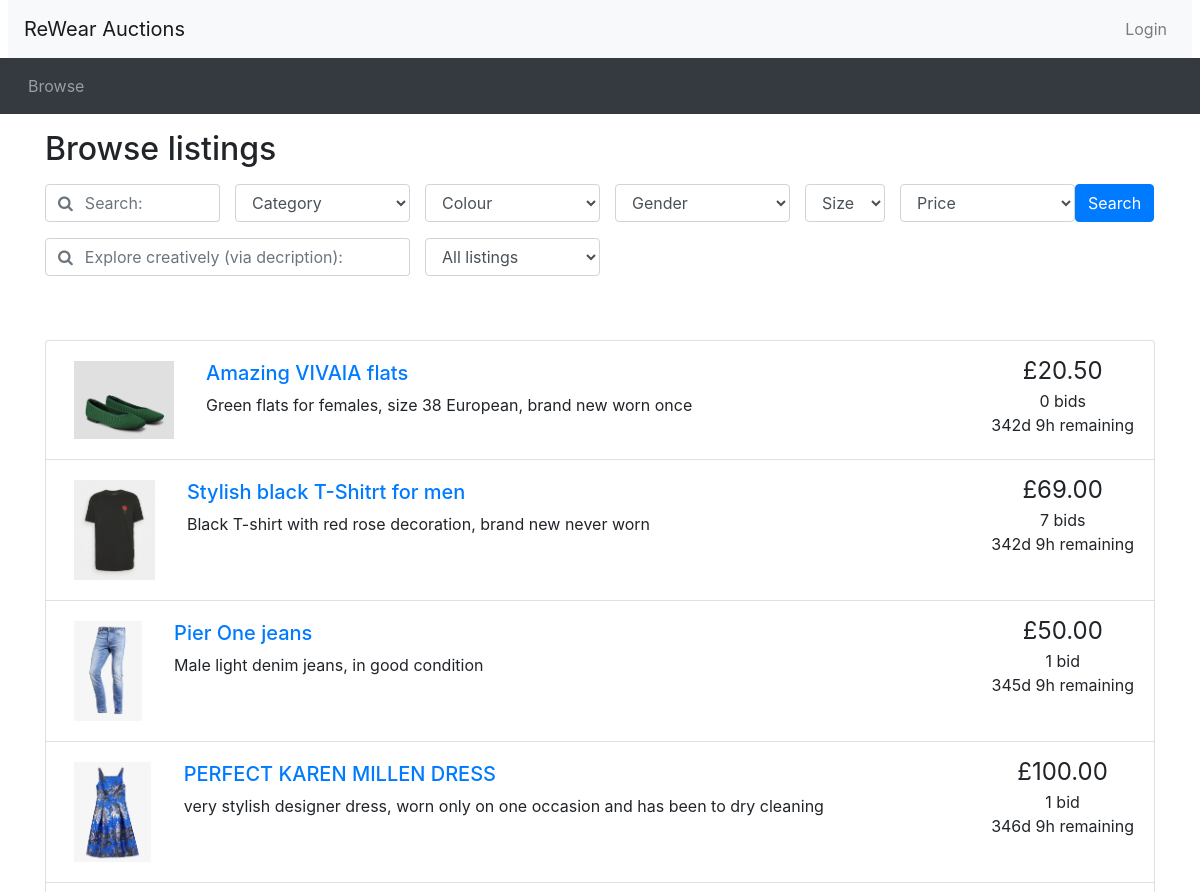
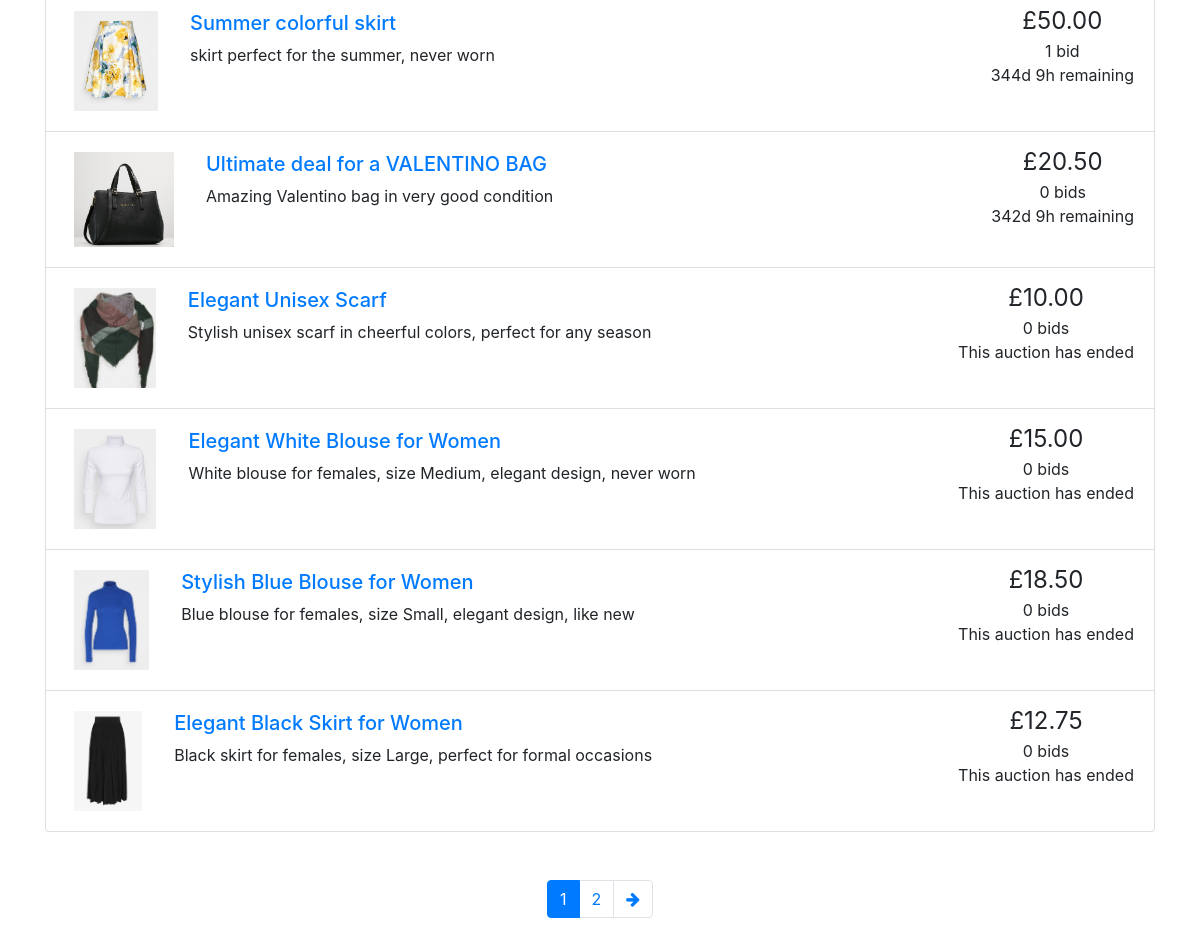
Screenshot of /browse.php with the database file from the repository (2 pictures, top to bottom).
### tables this page shows
CREATE TABLE Auctions (
    auctionID INT(10) AUTO_INCREMENT,
    auctionStartDate DATETIME NOT NULL,
    auctionEndDate DATETIME NOT NULL,
    auctionStartingPrice DOUBLE(10,2) NOT NULL, 
    auctionReservePrice DOUBLE(10,2),
    auctionName VARCHAR(100) NOT NULL,
    auctionDescription VARCHAR(500),
    auctionPicture VARCHAR(100),
    sellerID INT(10) NOT NULL,
    categoryType VARCHAR(100),
    categoryColor VARCHAR(100),
    categoryGender VARCHAR(100),
    categorySize VARCHAR(100),
    PRIMARY KEY(auctionID),
    FOREIGN KEY (sellerID) REFERENCES Users (userID) ON UPDATE CASCADE ON DELETE CASCADE,
    FOREIGN KEY (categoryType) REFERENCES CategoryClothsType (categoryType) ON UPDATE CASCADE ON DELETE RESTRICT,
    FOREIGN KEY (categoryColor) REFERENCES CategoryColorType (categoryColor) ON UPDATE CASCADE ON DELETE RESTRICT,
    FOREIGN KEY (categoryGender) REFERENCES categoryGenderType (categoryGender) ON UPDATE CASCADE ON DELETE RESTRICT,
    FOREIGN KEY (categorySize) REFERENCES categorySizeType (categorySize) ON UPDATE CASCADE ON DELETE RESTRICT
);

### database_connection.php (called while the page is built, shortened)
<?php
function connect()
{
    $configFile = 'Database_host.txt';
    $configData = file($configFile, FILE_IGNORE_NEW_LINES | FILE_SKIP_EMPTY_LINES);
    $dbConfig = [];
    foreach ($configData as $line) {
       list($key, $value) = explode('=', $line);
       $dbConfig[$key] = $value;
    }
    $connection = mysqli_connect($dbConfig['host'], $dbConfig['username'], $dbConfig['password'], $dbConfig['DB_name']);
    return $connection;
}
function send_query($query)
{
    $connection = connect();
    $result = mysqli_query($connection, $query);
    return $result;
}
?>

### browse.php (the view, shortened to what this page needs)
<?php include_once("header.php")?>
<?php require("utilities.php")?>
<?php require('database_connection.php')?>
<div class="container">
<h2 class="my-3">Browse listings</h2>
<div id="searchSpecs">
<?php
$conn = connect();
$keyword = isset($_GET['keyword']) ? sanitise_input($_GET['keyword']) : "";
$AIkeyword = isset($_GET['AIkeyword']) ? sanitise_input($_GET['AIkeyword']) : "";
$category = isset($_GET['cat']) ? $_GET['cat'] : 'all';
$ordering = isset($_GET['order_by']) ? $_GET['order_by'] : 'Price';
$colour = isset($_GET['colour']) ? $_GET['colour'] : 'all';
$gender = isset($_GET['gender']) ? $_GET['gender'] : 'all';
$size = isset($_GET['size']) ? $_GET['size'] : 'all';
$activeListing = isset($_GET['active']) ? $_GET['active'] : 'all';
$isFormSubmitted = isset($_GET['keyword']) || isset($_GET['cat']) || isset($_GET['colour']) || isset ($_GET['gender']) || isset($_GET['size']) || isset($_GET['order_by']) || isset($_GET['AIkeyword']);
$curr_page = $isFormSubmitted ? 1 : (isset($_GET['page']) ? (int)$_GET['page'] : 1);
?>
<form method="get" action="browse.php">
  <div class="row">
    <div class="col-md-2 pr-0">
      <div class="form-group">
	    <div class="input-group">
          <div class="input-group-prepend">
            <span class="input-group-text bg-transparent pr-0 text-muted">
              <i class="fa fa-search"></i>
            </span>
          </div>
          <input type="text" class="form-control border-left-0" id="keyword" name="keyword" placeholder= "Search:" value ="<?php echo isset($_GET['keyword']) ? htmlspecialchars($_GET['keyword']) : ''; ?>">
        </div>
      </div>
    </div>
    <div class="col-md-2 pr-0">
      <div class="form-group">
        <select class="form-control" id="cat" name="cat">
        <option value="all" <?php echo $category === 'all' ? 'selected' : '' ?>>Category</option>
        </select>
      </div>
    </div>
    <div class="col-md-2 pr-0">
  <div class="form-group">
    <select class="form-control" id="colour" name="colour">
    <option value="all" <?php echo $colour === 'all' ? 'selected' : '' ?>>Colour</option>
    </select>
  </div>
</div>
<div class="col-md-2 pr-0">
  <div class="form-group">
    <select class="form-control" id="gender" name="gender">
      <option value="all">Gender</option>
    </select>
  </div>
</div>
<div class="col-md-1 pr-0">
  <div class="form-group">
    <select class="form-control" id="size" name="size">
      <option value="all">Size</option>
    </select>
  </div>
</div>
    <div class="col-md-2 pr-0">
      <div class="form-group">
        <select class="form-control" id="order_by" name="order_by">
        <option value = "Price" >Price</option>
        </select>
      </div>
    </div>
    <div class="col-md-1 px-0">
      <button type="submit" class="btn btn-primary">Search</button>
    </div>
  </div>
  <div class="row">
    <div class="col-md-4 pr-0">
  <div class="form-group">
      <div class="form-group">
	    <div class="input-group">
          <div class="input-group-prepend">
            <span class="input-group-text bg-transparent pr-0 text-muted">
              <i class="fa fa-search"></i>
            </span>
          </div>
         <input type="text" class="form-control border-left-0" id="AIkeyword" name="AIkeyword" placeholder= "Explore creatively (via decription):" value ="<?php echo isset($_GET['AIkeyword']) ? htmlspecialchars($_GET['AIkeyword']) : ''; ?>">
        </div>
      </div>
    </div>
</div>
</form>
<div class="col-md-2 pr-0">
        <div class="form-group">
          <select class="form-control" id="active" name="active">
          <option value = "all" >All listings</option>
          </select>
        </div>
      </div>
    </div>
  </div>
<?php
$result = null;
$results_per_page = 10;
$start_from = ($curr_page - 1) * $results_per_page;
$currentDateTime = date('Y-m-d H:i:s');
if ($isFormSubmitted) {
$query ='SELECT
            a.auctionID,
            a.auctionName,
            a.auctionStartingPrice,
            a.auctionDescription,
            a.categoryType,
            a.auctionEndDate,
            a.categoryColor,
            a.categoryGender,
            a.categorySize,
            a.auctionStartingPrice,
            a.auctionPicture,
            mb.highestBid,
            COALESCE(mb.highestBid, a.auctionStartingPrice) as currentPrice,
            COUNT(b.bidID) as numBids
          FROM
            Auctions a
          LEFT JOIN
          Bids b ON a.auctionID = b.auctionID
          LEFT JOIN
            (SELECT
                auctionID,
                MAX(bidValue) AS highestBid
            FROM
                Bids
            GROUP BY
                auctionID
            ) mb ON a.auctionID = mb.auctionID
            WHERE 1';
    $countQuery = "SELECT COUNT(DISTINCT a.auctionID) AS total FROM Auctions a LEFT JOIN Bids b ON a.auctionID = b.auctionID LEFT JOIN (SELECT auctionID, MAX(bidValue) AS highestBid FROM Bids GROUP BY auctionID) mb ON a.auctionID = mb.auctionID WHERE 1";
  if (!empty($keyword) && !empty($AIkeyword)) {
    $combinedSearchTerm = mysqli_real_escape_string($conn, $keyword . ' ' . $AIkeyword);
    $query .= " AND MATCH (auctionDescription) AGAINST ('" . $combinedSearchTerm . "' IN NATURAL LANGUAGE MODE) ";
    $countQuery .= " AND MATCH (auctionDescription) AGAINST ('" . $combinedSearchTerm . "' IN NATURAL LANGUAGE MODE) ";
  } else {
    if (!empty($AIkeyword)) {
      $AIkeyword = mysqli_real_escape_string($conn, $AIkeyword);
      $query .= " AND MATCH (auctionDescription) AGAINST ('" . $AIkeyword . "' IN NATURAL LANGUAGE MODE) ";
      $countQuery .= " AND MATCH (auctionDescription) AGAINST ('" . $AIkeyword . "' IN NATURAL LANGUAGE MODE) ";
  }
  if (!empty($keyword)) {
      $keyword = mysqli_real_escape_string($conn, $keyword);
      $query .= " AND MATCH (auctionName) AGAINST ('" . $keyword . "' IN NATURAL LANGUAGE MODE) ";
      $countQuery .= " AND MATCH (auctionName) AGAINST ('" . $keyword . "' IN NATURAL LANGUAGE MODE) ";
  }
}
  if ($category != 'all') {
    $category = mysqli_real_escape_string($conn,$category);
    $query .=  " AND categoryType = '" . $category . "' ";
    $countQuery .=  " AND categoryType = '" . $category . "' ";
  }
  if ($colour != 'all') {
    $colour = mysqli_real_escape_string($conn, $colour);
    $query .= " AND categoryColor = '" . $colour . "' ";
    $countQuery .= " AND categoryColor = '" . $colour . "' ";
  }
if ($gender != 'all') {
  $gender = mysqli_real_escape_string($conn, $gender);
  $query .= " AND categoryGender = '" .$gender . "' ";
  $countQuery .= " AND categoryGender =  '" .$gender . "' ";
}
if ($activeListing === 'active') {
  $activeListing = mysqli_real_escape_string($conn, $activeListing);
  $query .= " AND a.auctionEndDate > '" . $currentDateTime . "' ";
  $countQuery .= " AND a.auctionEndDate > '" . $currentDateTime . "' ";
}
if ($size != 'all') {
  $size = mysqli_real_escape_string($conn, $size);
  $query .= " AND categorySize = '" .$size . "' ";
  $countQuery .= " AND categorySize = '" .$size . "' ";
}
$query .= ' GROUP BY a.auctionID, a.auctionName, a.auctionStartingPrice, a.auctionDescription, a.categoryType, a.auctionEndDate, a.categoryColor, a.categoryGender, a.categorySize';
  switch($ordering) {
    case 'pricelow':
      $query .= ' ORDER BY COALESCE (mb.highestBid, a.auctionStartingPrice) ASC ';
      break;
    case 'pricehigh':
      $query .= ' ORDER BY COALESCE (mb.highestBid, a.auctionStartingPrice) DESC ';
      break;
    case 'date':
      $query .= ' ORDER BY auctionEndDate ASC ';
      break;
    }
    $countQuery .= ' GROUP BY a.auctionID';
    $query .= " LIMIT $start_from, $results_per_page";
  $paginationCount = send_query($countQuery);
  if (!$paginationCount){
  die('SQL error: ln 378 paginationresult '.mysqli_error($conn));
  }
  $result = send_query($query);
  if (!$result){
      die('SQL error: '.mysqli_error($conn));
  }
} else {
  $defaultCountQuery = "SELECT COUNT(DISTINCT a.auctionID) AS total FROM Auctions a LEFT JOIN Bids b ON a.auctionID = b.auctionID LEFT JOIN (SELECT auctionID, MAX(bidValue) AS highestBid FROM Bids GROUP BY auctionID) mb ON a.auctionID = mb.auctionID WHERE 1";
  $defaultQuery = "SELECT
  a.auctionID,
  a.auctionName,
  a.auctionStartingPrice,
  a.auctionDescription,
  a.categoryType,
  a.auctionEndDate,
  a.categoryColor,
  a.categoryGender,
  a.categorySize,
  a.auctionStartingPrice,
  a.auctionPicture,
  mb.highestBid,
  COALESCE(mb.highestBid, a.auctionStartingPrice) as currentPrice,
  COUNT(b.bidID) as numBids
FROM
  Auctions a
LEFT JOIN
Bids b ON a.auctionID = b.auctionID
LEFT JOIN
  (SELECT
      auctionID,
      MAX(bidValue) AS highestBid
  FROM
      Bids
  GROUP BY
      auctionID
  ) mb ON a.auctionID = mb.auctionID
  WHERE 1";
$defaultQuery .= ' GROUP BY a.auctionID';
$defaultCountQuery .= ' GROUP BY a.auctionID';
$defaultQuery .= " LIMIT $start_from, $results_per_page";
$paginationCount = send_query($defaultCountQuery);
$result = send_query($defaultQuery);
}
$num_results = mysqli_num_rows($paginationCount);
$max_page = ceil($num_results / $results_per_page);
?>
<div class="container mt-5">
<?php
if (mysqli_num_rows($result)==0) {
  echo '<p> ! ! ! No listings were found under the given criteria ! ! ! </p>';
} else {
  ?>
<ul class="list-group">
<?php
  while ($row = mysqli_fetch_assoc($result)){
    $item_id = $row['auctionID'];
    $title = $row['auctionName'];
    $description = $row['auctionDescription'];
    $current_price = isset($row['highestBid']) ? $row['highestBid'] : $row['auctionStartingPrice'];
    $num_bids = $row['numBids'];
    $end_date = new DateTime($row['auctionEndDate']);
    $auctionPicture = $row['auctionPicture'];
    print_listing_li($item_id, $title, $description, $current_price, $num_bids, $end_date, $auctionPicture);
  }
}
?>
</ul>
<nav aria-label="Search results pages" class="mt-5">
  <ul class="pagination justify-content-center">
<?php
  $querystring = "";
  $high_page_boost = max(3 - $curr_page, 0);
  $low_page_boost = max(2 - ($max_page - $curr_page), 0);
  $low_page = max(1, $curr_page - 2 - $low_page_boost);
  $high_page = min($max_page, $curr_page + 2 + $high_page_boost);
  for ($i = $low_page; $i <= $high_page; $i++) {
    if ($i == $curr_page) {
    echo '<li class="page-item active"><a class="page-link" href="#">' . $i . '</a></li>';
    } else {
      echo '<li class="page-item"><a class="page-link" href="browse.php?' . $querystring . 'page=' . $i . '">' . $i . '</a></li>';
    }
  }
  if ($curr_page != $max_page) {
    echo('
    <li class="page-item">
      <a class="page-link" href="browse.php?' . $querystring . 'page=' . ($curr_page + 1) . '" aria-label="Next">
        <span aria-hidden="true"><i class="fa fa-arrow-right"></i></span>
        <span class="sr-only">Next</span>
      </a>
    </li>');
  }
?>
  </ul>
</nav>
</div>
<?php include_once("footer.php")?>

### utilities.php (shortened to what this page needs)
<?php
function display_time_remaining($interval) {
    if ($interval->days == 0 && $interval->h == 0) {
      $time_remaining = $interval->format('%im %Ss');
    }
    else if ($interval->days == 0) {
      $time_remaining = $interval->format('%hh %im');
    }
    else {
      $time_remaining = $interval->format('%ad %hh');
    }
  return $time_remaining;
}
function print_listing_li($item_id, $title, $desc, $price, $num_bids, $end_time, $auctionPicture)
{
  if (strlen($desc) > 250) {
    $desc_shortened = substr($desc, 0, 250) . '...';
  }
  else {
    $desc_shortened = $desc;
  }
  if ($num_bids == 1) {
    $bid = ' bid';
  }
  else {
    $bid = ' bids';
  }
  $now = new DateTime();
  if ($now > $end_time) {
    $time_remaining = 'This auction has ended';
  }
  else {
    $time_to_end = date_diff($now, $end_time);
    $time_remaining = display_time_remaining($time_to_end) . ' remaining';
  }
  echo('
    <li class="list-group-item d-flex justify-content-between align-items-start">
    <div class="p-2 mr-3">
    <img src="' . $auctionPicture . '" alt="' . $title . ' Image" style=" max-width:100px; max-height:100px;">
  </div>
    <div class="p-2 mr-5 flex-grow-1"><h5><a href="listing.php?item_id=' . $item_id . '">' . $title . '</a></h5>' . $desc_shortened . '</div>
    <div class="text-center text-nowrap"><span style="font-size: 1.5em">£' . number_format($price, 2) . '</span><br/>' . $num_bids . $bid . '<br/>' . $time_remaining . '</div>
  </li>'
  );
}
?>

### rows the page displays
auctions: auctionPicture (picture), auctionName "Amazing VIVAIA flats", auctionDescription "Green flats for females, size 38 European, brand new worn once", price "20.50", num_bids "0", bid "bids", time_remaining "342d 9h remaining"
auctions: auctionPicture (picture), auctionName "Stylish black T-Shitrt for men", auctionDescription "Black T-shirt with red rose decoration, brand new never worn", price "69.00", num_bids "7", bid "bids", time_remaining "342d 9h remaining"
auctions: auctionPicture (picture), auctionName "Pier One jeans", auctionDescription "Male light denim jeans, in good condition", price "50.00", num_bids "1", bid "bid", time_remaining "345d 9h remaining"
auctions: auctionPicture (picture), auctionName "PERFECT KAREN MILLEN DRESS", auctionDescription "very stylish designer dress, worn only on one occasion and has been to dry cleaning", price "100.00", num_bids "1", bid "bid", time_remaining "346d 9h remaining"
auctions: auctionPicture (picture), auctionName "Summer colorful skirt", auctionDescription "skirt perfect for the summer, never worn", price "50.00", num_bids "1", bid "bid", time_remaining "344d 9h remaining"
auctions: auctionPicture (picture), auctionName "Ultimate deal for a VALENTINO BAG", auctionDescription "Amazing Valentino bag in very good condition", price "20.50", num_bids "0", bid "bids", time_remaining "342d 9h remaining"
auctions: auctionPicture (picture), auctionName "Elegant Unisex Scarf", auctionDescription "Stylish unisex scarf in cheerful colors, perfect for any season", price "10.00", num_bids "0", bid "bids", time_remaining "This auction has ended"
auctions: auctionPicture (picture), auctionName "Elegant White Blouse for Women", auctionDescription "White blouse for females, size Medium, elegant design, never worn", price "15.00", num_bids "0", bid "bids", time_remaining "This auction has ended"
auctions: auctionPicture (picture), auctionName "Stylish Blue Blouse for Women", auctionDescription "Blue blouse for females, size Small, elegant design, like new", price "18.50", num_bids "0", bid "bids", time_remaining "This auction has ended"
auctions: auctionPicture (picture), auctionName "Elegant Black Skirt for Women", auctionDescription "Black skirt for females, size Large, perfect for formal occasions", price "12.75", num_bids "0", bid "bids", time_remaining "This auction has ended"
